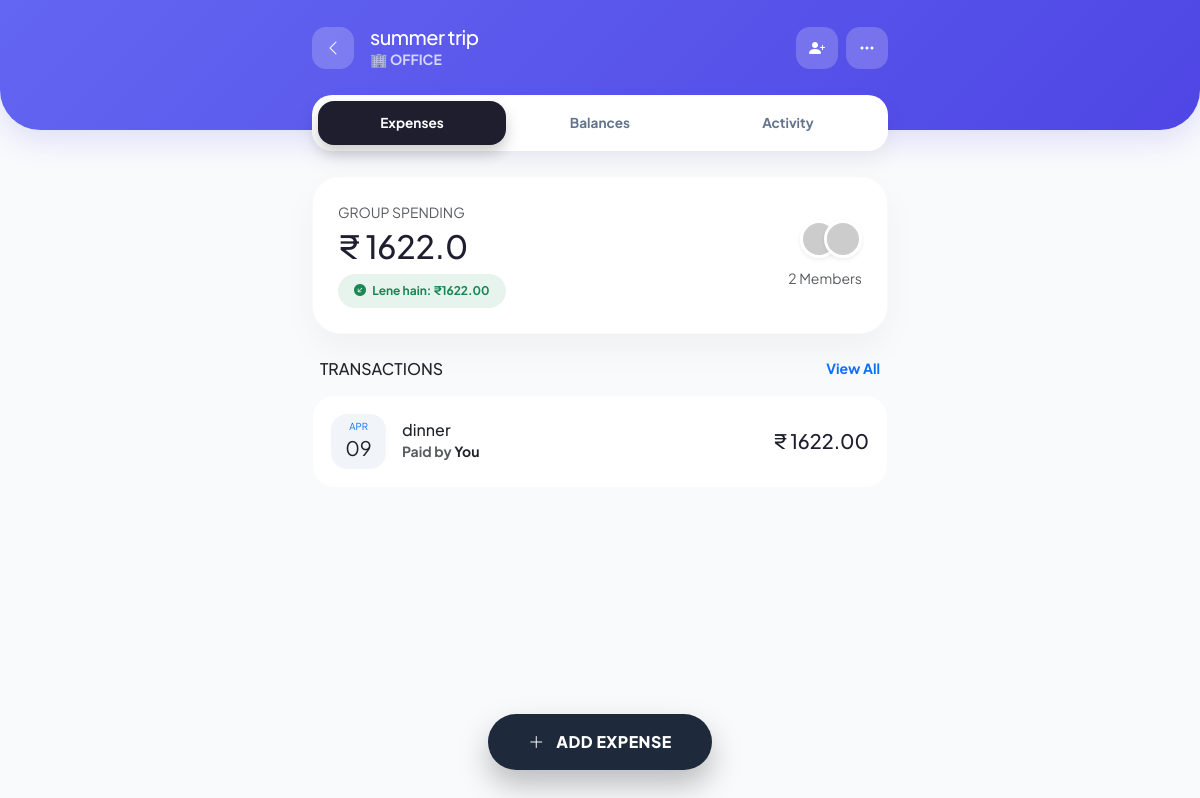
The page /group/5/ (signed in) on the database its author committed.
### expenses/models.py (models this page shows, shortened)
class Group(models.Model):
    CATEGORY_CHOICES = [
        ('home', 'Home'),
        ('trip', 'Trip'),
        ('couple', 'Couple'),
        ('personal', 'Personal'),
        ('business', 'Business'),
        ('office', 'Office'),
        ('sports', 'Sports'),
        ('others', 'Others'),
    ]
    name = models.CharField(max_length=100)
    category = models.CharField(max_length=20, choices=CATEGORY_CHOICES, default='personal')
    created_by = models.ForeignKey(User, on_delete=models.CASCADE, related_name='created_groups')
    members = models.ManyToManyField(User, related_name='expense_groups')
    created_at = models.DateTimeField(auto_now_add=True)

class Expense(models.Model):
    SPLIT_CHOICES = [
        ('equal', 'Equally'),
        ('custom', 'Custom Amount'),
    ]
    group = models.ForeignKey(Group, on_delete=models.CASCADE, related_name='expenses')
    paid_by = models.ForeignKey(User, on_delete=models.CASCADE, related_name='paid_expenses')
    description = models.CharField(max_length=255)
    amount = models.DecimalField(max_digits=10, decimal_places=2)
    date = models.DateField(auto_now_add=True)
    split_type = models.CharField(max_length=10, choices=SPLIT_CHOICES, default='equal')
    is_settlement = models.BooleanField(default=False)
    receiver = models.ForeignKey(User, on_delete=models.CASCADE, related_name='received_payments', null=True, blank=True)

### expenses/views.py (the view)
# urls.py: path('group/<int:group_id>/', group_detail, name='group_detail'),
def group_detail(request, group_id):
    if not request.user.is_authenticated:
        return redirect('login')
    group = get_object_or_404(Group, id=group_id)
    if request.user not in group.members.all():
        return redirect('dashboard')
    expenses = Expense.objects.filter(group=group, is_settlement=False).order_by('-date')
    total_group_expense = float(expenses.aggregate(Sum('amount'))['amount__sum'] or 0)
    my_paid = float(expenses.filter(paid_by=request.user).aggregate(Sum('amount'))['amount__sum'] or 0)
    my_share = float(ExpenseShare.objects.filter(expense__in=expenses, user=request.user).aggregate(Sum('amount_owed'))['amount_owed__sum'] or 0)
    settlements = Expense.objects.filter(group=group, is_settlement=True)
    settlements_paid = float(settlements.filter(paid_by=request.user).aggregate(Sum('amount'))['amount__sum'] or 0)
    settlements_received = float(settlements.filter(receiver=request.user).aggregate(Sum('amount'))['amount__sum'] or 0)
    my_balance = (my_paid + settlements_paid) - (my_share + settlements_received)
    context = {
        'group': group,
        'expenses': expenses,
        'total_group_expense': total_group_expense,
        'my_balance': my_balance,
    }
    return render(request, 'group_detail.html', context)

### templates/group_detail.html (shortened to what this page needs)
{% load static %}
<!DOCTYPE html>
<html lang="en">
<head>
    <link href="https://cdn.jsdelivr.net/npm/bootstrap@5.3.0/dist/css/bootstrap.min.css" rel="stylesheet">
    <link href="https://cdn.jsdelivr.net/npm/bootstrap-icons@1.10.5/font/bootstrap-icons.css" rel="stylesheet">
</head>
<body>
    <div class="app-header">
        <div class="container d-flex justify-content-between align-items-center" style="max-width: 600px;">
            <div class="d-flex align-items-center gap-3">
                <a href="{% url 'dashboard' %}" class="back-btn"><i class="bi bi-chevron-left"></i></a>
                <div>
                    <h5 class="mb-0 fw-800" style="letter-spacing: -0.5px;">{{ group.name }}</h5>
                    <div class="d-flex align-items-center gap-2">
                        <span class="opacity-75 small fw-bold text-uppercase">
                            {% if group.category == 'home' %}🏠 Home
                            {% elif group.category == 'trip' %}✈️ Trip
                            {% elif group.category == 'couple' %}👩‍❤️‍👨 Couple
                            {% elif group.category == 'personal' %}👤 Personal
                            {% elif group.category == 'business' %}💼 Business
                            {% elif group.category == 'office' %}🏢 Office
                            {% elif group.category == 'sports' %}⚽ Sports
                            {% else %}🎟️ Other{% endif %}
                        </span>
                    </div>
                </div>
            </div>
            <div class="d-flex gap-2">
                <div class="back-btn" data-bs-toggle="modal" data-bs-target="#addFriendModal" style="cursor: pointer;"><i class="bi bi-person-plus-fill"></i></div>
                <div class="back-btn"><i class="bi bi-three-dots"></i></div>
            </div>
        </div>
    </div>
    <div class="container" style="max-width: 600px;">
        <div class="premium-tabs d-flex">
            <a href="{% url 'group_detail' group.id %}" class="p-tab active">Expenses</a>
            <a href="{% url 'group_balances' group.id %}" class="p-tab">Balances</a>
            <a href="#" class="p-tab">Activity</a>
        </div>
        <div class="summary-card-pro">
            <div class="row align-items-center">
                <div class="col-7">
                    <p class="small fw-800 text-muted mb-1 text-uppercase">Group Spending</p>
                    <h2 class="fw-800 mb-2">₹ {{ total_group_expense|default:"0.00" }}</h2>
                    {% if my_balance > 0 %}
                        <div class="balance-badge bg-success bg-opacity-10 text-success">
                            <i class="bi bi-arrow-down-left-circle-fill me-1"></i> Lene hain: ₹{{ my_balance|floatformat:2 }}
                        </div>
                    {% elif my_balance < 0 %}
                        <div class="balance-badge bg-danger bg-opacity-10 text-danger">
                            <i class="bi bi-arrow-up-right-circle-fill me-1"></i> Dene hain: ₹{{ my_balance|stringformat:"f"|slice:"1:"|floatformat:2 }}
                        </div>
                    {% else %}
                        <div class="balance-badge bg-secondary bg-opacity-10 text-secondary">Sab barabar hai</div>
                    {% endif %}
                </div>
                <div class="col-5 text-end">
                    <div class="d-flex justify-content-end mb-2">
                        {% for member in group.members.all|slice:":3" %}
                            <img src="https://ui-avatars.com/api/?name={{ member.first_name|default:member.username }}&background=random&color=fff&bold=true" class="rounded-circle border border-3 border-white shadow-sm" width="38" style="margin-left: -14px;">
                        {% endfor %}
                    </div>
                    <small class="fw-800 text-muted">{{ group.members.count }} Members</small>
                </div>
            </div>
        </div>
        <div class="mt-4 pb-5 mb-5">
            <div class="d-flex justify-content-between align-items-center mb-3 px-2">
                <h6 class="fw-800 text-dark mb-0">TRANSACTIONS</h6>
                <small class="fw-bold text-primary">View All</small>
            </div>
            {% for expense in expenses %}
                <div class="expense-row-pro">
                    <div class="d-flex align-items-center gap-3">
                        <div class="date-icon">
                            <small class="fw-800 text-primary text-uppercase" style="font-size: 0.6rem;">{{ expense.date|date:"M" }}</small>
                            <span class="fw-800 text-dark fs-5">{{ expense.date|date:"d" }}</span>
                        </div>
                        <div>
                            <h6 class="fw-800 mb-0 text-dark">{{ expense.description }}</h6>
                            <small class="text-muted fw-bold">Paid by <span class="text-dark">{% if expense.paid_by == request.user %}You{% else %}{{ expense.paid_by.first_name|default:expense.paid_by.username }}{% endif %}</span></small>
                        </div>
                    </div>
                    <div class="text-end">
                        <h5 class="fw-800 mb-0">₹ {{ expense.amount }}</h5>
                    </div>
                </div>
            {% empty %}
                <div class="text-center py-5 bg-white rounded-5 shadow-sm">
                    <span class="display-1 opacity-25">🧾</span>
                    <h5 class="fw-800 text-dark mt-3">Clean Slate!</h5>
                    <p class="text-muted small">No expenses found in this group yet.</p>
                </div>
            {% endfor %}
        </div>
    </div>
    <div class="fab-container">
        <button class="btn-fab" data-bs-toggle="modal" data-bs-target="#addExpenseModal">
            <i class="bi bi-plus-lg me-2"></i> ADD EXPENSE
        </button>
    </div>
</body>
</html>

### templates/group_detail.html (style rules this page uses)
body { background-color: #f8fafc; font-family: 'Plus Jakarta Sans', sans-serif; color: #1e1e2f; }
.app-header { background: linear-gradient(135deg, #6366f1, #4f46e5); color: white; padding: 25px 20px 60px 20px; box-shadow: 0 10px 30px rgba(79, 70, 229, 0.15); border-bottom-left-radius: 40px; border-bottom-right-radius: 40px; }
.back-btn { background: rgba(255, 255, 255, 0.2); color: white; width: 42px; height: 42px; display: flex; align-items: center; justify-content: center; border-radius: 14px; text-decoration: none; transition: 0.3s; backdrop-filter: blur(10px); }
.premium-tabs { background: white; padding: 6px; border-radius: 20px; box-shadow: 0 10px 25px rgba(0,0,0,0.05); margin-top: -35px; z-index: 10; position: relative; }
.p-tab { border-radius: 16px; font-weight: 700; font-size: 0.85rem; padding: 12px; border: none; background: transparent; transition: 0.3s; width: 33.33%; color: #64748b; text-decoration: none; text-align: center; }
.p-tab.active { background: #1e1e2f; color: white; box-shadow: 0 8px 15px rgba(0, 0, 0, 0.2); }
.summary-card-pro { background: white; border-radius: 28px; padding: 25px; box-shadow: 0 15px 35px rgba(0,0,0,0.04); margin-top: 25px; border: 1px solid rgba(0,0,0,0.02); }
.balance-badge { font-size: 0.75rem; padding: 8px 16px; border-radius: 100px; font-weight: 700; display: inline-block; }
.expense-row-pro { background: white; border-radius: 22px; padding: 18px; margin-bottom: 15px; transition: all 0.3s ease; border: 1px solid rgba(0,0,0,0.02); display: flex; justify-content: space-between; align-items: center; }
.date-icon { background: #f1f5f9; border-radius: 16px; padding: 8px; text-align: center; min-width: 55px; height: 55px; display: flex; flex-direction: column; justify-content: center; }
.fab-container { position: fixed; bottom: 30px; left: 0; right: 0; text-align: center; z-index: 100; }
.btn-fab { background: #1e293b; color: white; font-weight: 800; border-radius: 100px; padding: 16px 40px; border: none; box-shadow: 0 15px 30px rgba(0,0,0,0.25); transition: 0.3s; letter-spacing: 0.5px; }

### rows shown on the page
Group: name "summer trip", members.count "2"
Expense: date "APR", date "09", description "dinner", shows "You", amount "1622.00"

### other values the page prints
{{ total_group_expense|default:"0.00" }} "1622.0"
{{ my_balance|floatformat:2 }} "1622.00"
